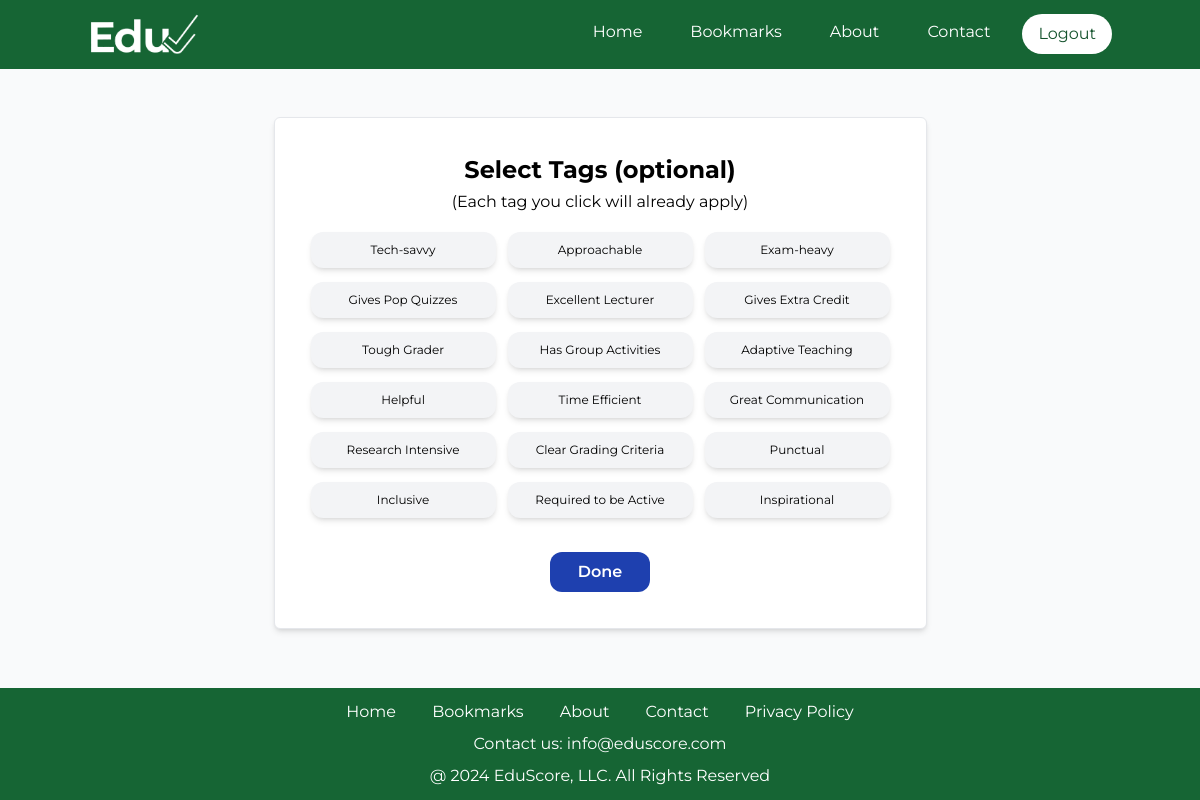
The app's page /eval_tag/19 (signed in), older data.
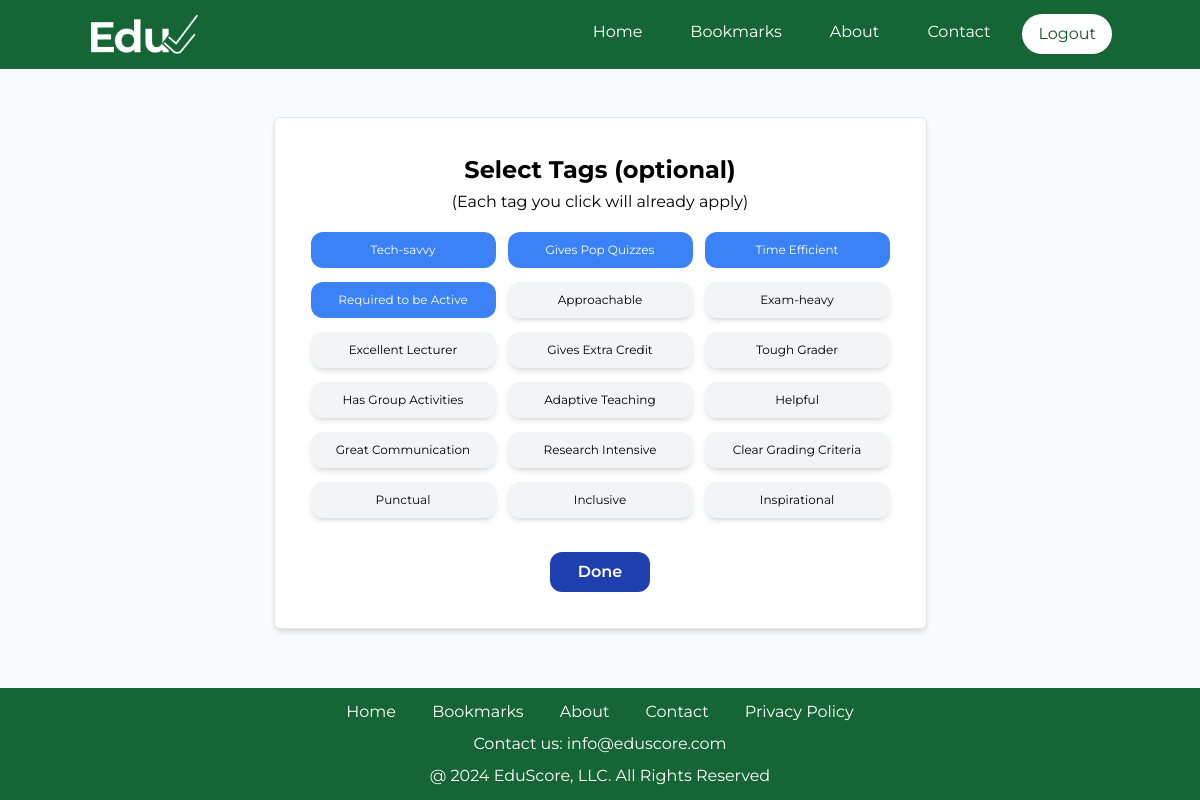
The same page, newer data.
### EvalSys/models.py (models this page shows, shortened)
class TagTB(models.Model):
    TagName = models.CharField(max_length=100, null=False, blank=False)
    isHidden = models.BooleanField(null=False, blank=False)

class Evaluation_TagTB(models.Model):
    EvaluationID = models.ForeignKey(EvaluationTB, on_delete=models.CASCADE)
    TagID = models.ForeignKey(TagTB, on_delete=models.CASCADE)
    class Meta:
        unique_together = ('EvaluationID', 'TagID')

### EvalSys/views.py (the view)
# urls.py: path('eval_tag/<EvalID>', views.EvaluateTags, name='EvalTag'),
@login_required(login_url='UserLogin')
def EvaluateTags(request, EvalID):
    user = request.user
    EvalRec = EvaluationTB.objects.get(pk=EvalID)
    if user.id == EvalRec.UserID.id:
        hasEval = Evaluation_TagTB.objects.filter(EvaluationID=EvalID)
        noEval = TagTB.objects.filter(isHidden=False).exclude(id__in=Subquery(hasEval.values('TagID_id')))
        if request.method == "POST":
            form = EvalTagForm(request.POST)
            EvalID = request.POST['EvaluationID']
            TagID = request.POST['TagID']
            try:
                RecDel = Evaluation_TagTB.objects.get(EvaluationID=EvalID, TagID=TagID)
                RecDel.delete()
                return redirect('EvalTag', EvalID)
            except:
                pass
            if form.is_valid():
                form.save()
                return redirect('EvalTag', EvalID)
            else:
                return render(request, 'eval_tags.html',
                              {'hasEval': hasEval, 'noEval': noEval, 'EvalID': EvalID,
                               'TeacherID': EvalRec.TeacherID.id, 'forms': form})
        else:
            return render(request, 'eval_tags.html',
                          {'hasEval': hasEval, 'noEval': noEval, 'EvalID': EvalID, 'TeacherID': EvalRec.TeacherID.id})
    else:
        return redirect('SearchProf')

### templates/eval_tags.html (shortened to what this page needs)
{% extends 'temp_2.html' %}
{% block content %}
	<div class="flex justify-center mt-12 mb-12">
        <div class="p-9 bg-white rounded-md border shadow-md">
            <div class="flex justify-center">
                <h1 class="text-2xl font-bold mb-1">Select Tags (optional)</h1>
            </div>
            <p class="flex justify-center mb-4">(Each tag you click will already apply)</p>
            <div class="grid grid-cols-3 gap-3">
                {% for tag in hasEval %}
                    <form action="{% url 'EvalTag' EvalID %}" method="POST" class="space-y-0.5">
                        <div class="flex justify-center">
                            <button class="bg-blue-500 text-white text-xs px-1 py-2.5 rounded-xl w-[185px] whitespace-nowrap transition-all duration-300 hover:text-[14px]" type="submit">{{ tag.TagID.TagName }}</button>
                        </div>
                    </form>
                {% endfor %}
                {% for tag in noEval %}
                    <form action="{% url 'EvalTag' EvalID %}" method="POST" class="space-y-0.5">
                        <div class="flex justify-center">
                            <button class="buttonTags px-1 py-2.5 rounded-xl w-[185px] whitespace-nowrap" type="submit">{{ tag.TagName }}</button>
                        </div>
                    </form>
                {% endfor %}
            </div>
            <div class="flex justify-center pt-8">
                <a href="#" class="buttonBlue text-white px-7 py-2 mt-0.5 mx-2 rounded-xl" id="submitButton">Done</a>
            </div>
        </div>
    </div>
{% endblock %}

Row changes from the older to the newer data that the page shows:
no longer on this page (row unchanged): TagTB: TagName "Tech-savvy"
no longer on this page (row unchanged): TagTB: TagName "Gives Pop Quizzes"
no longer on this page (row unchanged): TagTB: TagName "Time Efficient"
no longer on this page (row unchanged): TagTB: TagName "Required to be Active"
added Evaluation_TagTB: TagID.TagName "Tech-savvy"
added Evaluation_TagTB: TagID.TagName "Gives Pop Quizzes"
added Evaluation_TagTB: TagID.TagName "Time Efficient"
added Evaluation_TagTB: TagID.TagName "Required to be Active"
